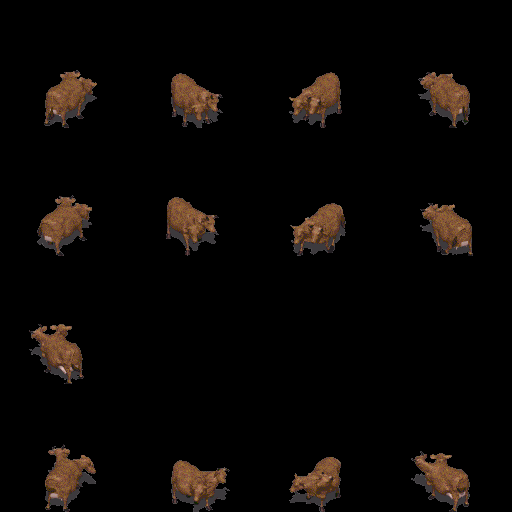

A 2D game scene composited from a Tiled map and its tileset images. What follows is a short description and the map's XML, with every tile layer's data as written:
An orthogonal 4x4 tile map with 128x128 px tiles, 1 tile layer (Capa de Patrones 1).

<map version="1.0" orientation="orthogonal" renderorder="right-down" width="4" height="4" tilewidth="128" tileheight="128" nextobjectid="1">
 <tileset firstgid="1" name="Animals_Braham" tilewidth="128" tileheight="128" tilecount="112" columns="16">
  <image source="Animals_Braham.png" width="2048" height="922" />
  <tile id="0">
   <properties>
    <property name="idle" value="top_right" />
   </properties>
   <animation>
    <frame tileid="0" duration="100" />
    <frame tileid="1" duration="100" />
    <frame tileid="2" duration="100" />
    <frame tileid="3" duration="100" />
    <frame tileid="4" duration="100" />
    <frame tileid="5" duration="100" />
    <frame tileid="6" duration="100" />
    <frame tileid="7" duration="100" />
    <frame tileid="8" duration="100" />
    <frame tileid="9" duration="100" />
   </animation>
  </tile>
  <tile id="11">
   <properties>
    <property name="hit" value="top_right" />
   </properties>
   <animation>
    <frame tileid="11" duration="100" />
    <frame tileid="12" duration="100" />
    <frame tileid="13" duration="100" />
    <frame tileid="14" duration="100" />
   </animation>
  </tile>
  <tile id="16">
   <properties>
    <property name="idle" value="bottom_right" />
   </properties>
   <animation>
    <frame tileid="16" duration="100" />
    <frame tileid="17" duration="100" />
    <frame tileid="18" duration="100" />
    <frame tileid="19" duration="100" />
    <frame tileid="20" duration="100" />
    <frame tileid="21" duration="100" />
    <frame tileid="22" duration="100" />
    <frame tileid="23" duration="100" />
    <frame tileid="24" duration="100" />
    <frame tileid="25" duration="100" />
   </animation>
  </tile>
  <tile id="27">
   <properties>
    <property name="hit" value="bottom_right" />
   </properties>
   <animation>
    <frame tileid="27" duration="100" />
    <frame tileid="28" duration="100" />
    <frame tileid="29" duration="100" />
    <frame tileid="30" duration="100" />
   </animation>
  </tile>
  <tile id="32">
   <properties>
    <property name="idle" value="bottom_left" />
   </properties>
   <animation>
    <frame tileid="32" duration="100" />
    <frame tileid="33" duration="100" />
    <frame tileid="34" duration="100" />
    <frame tileid="35" duration="100" />
    <frame tileid="36" duration="100" />
    <frame tileid="37" duration="100" />
    <frame tileid="38" duration="100" />
    <frame tileid="39" duration="100" />
    <frame tileid="40" duration="100" />
    <frame tileid="41" duration="100" />
   </animation>
  </tile>
  <tile id="43">
   <properties>
    <property name="hit" value="bottom_left" />
   </properties>
   <animation>
    <frame tileid="43" duration="100" />
    <frame tileid="44" duration="100" />
    <frame tileid="45" duration="100" />
    <frame tileid="46" duration="100" />
   </animation>
  </tile>
  <tile id="48">
   <properties>
    <property name="idle" value="top_left" />
   </properties>
   <animation>
    <frame tileid="48" duration="100" />
    <frame tileid="49" duration="100" />
    <frame tileid="50" duration="100" />
    <frame tileid="51" duration="100" />
    <frame tileid="52" duration="100" />
    <frame tileid="53" duration="100" />
    <frame tileid="54" duration="100" />
    <frame tileid="55" duration="100" />
    <frame tileid="56" duration="100" />
    <frame tileid="57" duration="100" />
   </animation>
  </tile>
  <tile id="59">
   <properties>
    <property name="hit" value="top_left" />
   </properties>
   <animation>
    <frame tileid="59" duration="100" />
    <frame tileid="60" duration="100" />
    <frame tileid="61" duration="100" />
    <frame tileid="62" duration="100" />
   </animation>
  </tile>
  <tile id="64">
   <properties>
    <property name="walk" value="top_right" />
   </properties>
   <animation>
    <frame tileid="64" duration="100" />
    <frame tileid="65" duration="100" />
    <frame tileid="66" duration="100" />
    <frame tileid="67" duration="100" />
    <frame tileid="68" duration="100" />
    <frame tileid="69" duration="100" />
    <frame tileid="70" duration="100" />
    <frame tileid="71" duration="100" />
   </animation>
  </tile>
  <tile id="72">
   <properties>
    <property name="walk" value="bottom_right" />
   </properties>
   <animation>
    <frame tileid="72" duration="100" />
    <frame tileid="73" duration="100" />
    <frame tileid="74" duration="100" />
    <frame tileid="75" duration="100" />
    <frame tileid="76" duration="100" />
    <frame tileid="77" duration="100" />
    <frame tileid="78" duration="100" />
    <frame tileid="79" duration="100" />
   </animation>
  </tile>
  <tile id="80">
   <properties>
    <property name="walk" value="top_left" />
   </properties>
   <animation>
    <frame tileid="80" duration="100" />
    <frame tileid="81" duration="100" />
    <frame tileid="82" duration="100" />
    <frame tileid="83" duration="100" />
    <frame tileid="84" duration="100" />
    <frame tileid="85" duration="100" />
    <frame tileid="86" duration="100" />
    <frame tileid="87" duration="100" />
   </animation>
  </tile>
  <tile id="88">
   <properties>
    <property name="walk" value="bottom_left" />
   </properties>
   <animation>
    <frame tileid="88" duration="100" />
    <frame tileid="89" duration="100" />
    <frame tileid="90" duration="100" />
    <frame tileid="91" duration="100" />
    <frame tileid="92" duration="100" />
    <frame tileid="93" duration="100" />
    <frame tileid="94" duration="100" />
    <frame tileid="95" duration="100" />
   </animation>
  </tile>
  <tile id="96">
   <properties>
    <property name="die" value="top_left" />
   </properties>
   <animation>
    <frame tileid="96" duration="100" />
    <frame tileid="97" duration="100" />
    <frame tileid="98" duration="100" />
    <frame tileid="99" duration="100" />
    <frame tileid="100" duration="100" />
    <frame tileid="101" duration="100" />
    <frame tileid="102" duration="100" />
    <frame tileid="103" duration="100" />
   </animation>
  </tile>
 </tileset>
 <layer name="Capa de Patrones 1" width="4" height="4">
  <data encoding="csv">
1,17,33,49,
65,73,89,81,
97,0,0,0,
12,28,44,60
</data>
 </layer>
</map>
